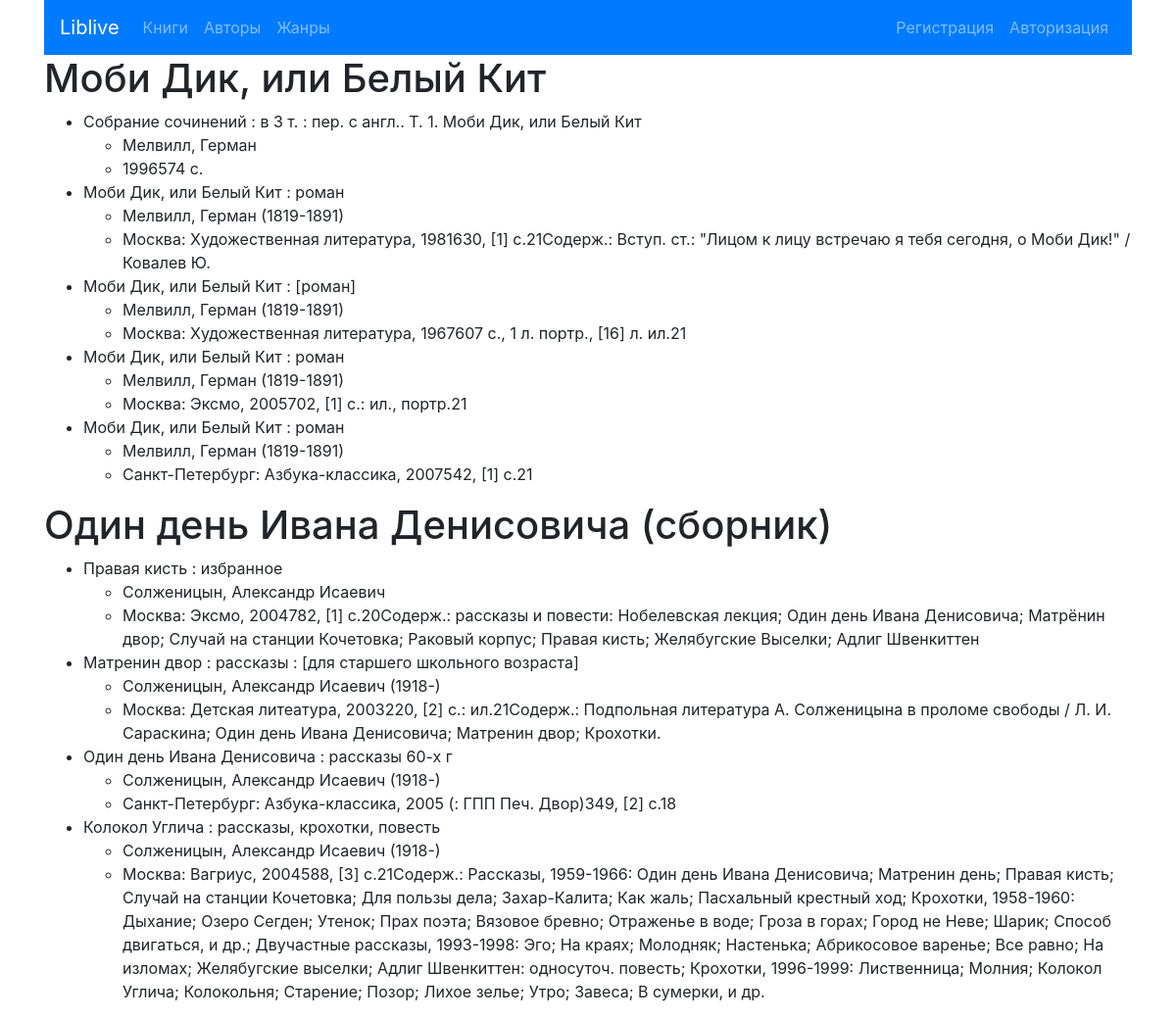
The page /lib/ on the database as committed earlier.
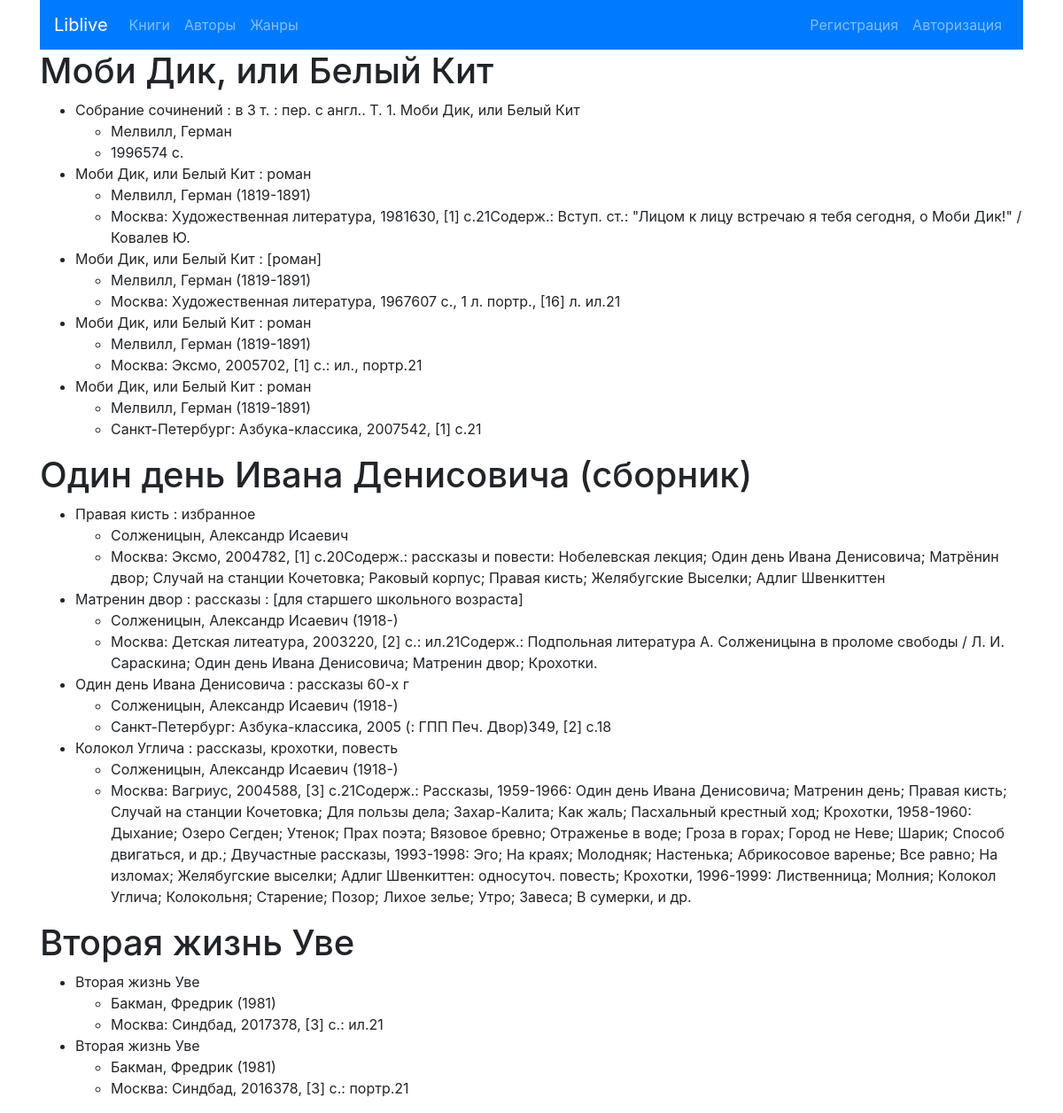
The same page on the database as committed later.
### liv/models.py (models this page shows, shortened)
class BookFromLivelib(models.Model):
    link = models.CharField(max_length=200)
    title = models.CharField(max_length=200)
    author = models.ForeignKey(Author, on_delete=models.CASCADE)
    tags = models.ManyToManyField(Genre)
    cover = models.CharField(max_length=200)
    rating = models.FloatField()
    description = models.TextField()
    user = models.ForeignKey(User, on_delete=models.CASCADE)

class ActualBook(models.Model):
    author = models.CharField(max_length=200)
    title = models.CharField(max_length=200)
    notes = models.TextField()
    key = models.ForeignKey(BookFromLivelib, on_delete=models.CASCADE)
    user = models.ForeignKey(User, on_delete=models.CASCADE)

### liv/views.py (the view)
# urls.py: path('lib/', views.LibView.as_view(), name='libview'),
class LibView(generic.ListView):
    template_name = 'liv/lib.html'
    context_object_name = 'list_of_books'
    def get_queryset(self):
        return BookFromLivelib.objects.all()

### liv/templates/liv/lib.html
{% extends 'liv/base.html' %}
{% block content %}
    {% for book in list_of_books %}
        {% if book.actualbook_set.all %}
            <h1>{{ book.title}}</h1>
            <ul>
                {% for lib in book.actualbook_set.all %}
                    <li>{{ lib.title }}</li>
                    <ul>
                        <li>{{ lib.author }}</li>
                        <li>{{ lib.notes }}</li>
                    </ul>
                {% endfor %}
            </ul>
        {% endif %}
    {% endfor %}
{% endblock %}

### liv/templates/liv/base.html (shortened to what this page needs)
{% load static %}
<!doctype html>
<html>
<head>
    <link rel="stylesheet" href="https://stackpath.bootstrapcdn.com/bootstrap/4.2.1/css/bootstrap.min.css">
    <link rel="stylesheet" href="text/css" href="{% static 'liv/main.css' %}">
</head>
<body>
    <div class="container">
        <nav class="navbar navbar-expand-md navbar-dark bg-primary">
            <a class="navbar-brand" href="{% url 'liv:index' %}">Liblive</a>
            <div class="navbar-collapse collapse" id="collapsingNavbar">
                <ul class="navbar-nav">
                    <li class="nav-item">
                        <a class="nav-link" href="{% url 'liv:books' %}">Книги</a>
                    </li>
                    <li class="nav-item">
                        <a class="nav-link" href="{% url 'liv:authors' %}">Авторы</a>
                    </li>
                    <li class="nav-item">
                        <a class="nav-link" href="{% url 'liv:genres' %}">Жанры</a>
                    </li>
                </ul>
                <ul class="navbar-nav ml-auto">
                    {% if user.is_authenticated %}
                    <li class="nav-item">
                        <a class="nav-link" href="{% url 'users:profile' %}">Профиль</a>
                    </li>
                    <li class="nav-item">
                        <a class="nav-link" href="{% url 'users:logout' %}">Выйти</a>
                    </li>
                    {% else %}
                    <li class="nav-item">
                        <a class="nav-link" href="{% url 'users:register' %}" >Регистрация</a>
                    </li>
                    <li class="nav-item">
                        <a class="nav-link" href="{% url 'users:login' %}"">Авторизация</a>
                    </li>
                    {% endif %}
                </ul>
            </div>
        </nav>
    </div>
    <div class="container">
        {% block content %}
        {% endblock %}
    </div>
  </body>
</html>

Rows that differ between the two databases and show on the page:
added BookFromLivelib: title "Вторая жизнь Уве"
added ActualBook: title "Вторая жизнь Уве", author "Бакман, Фредрик (1981)", notes "Москва: Синдбад, 2017378, [3] с.: ил.21"
added ActualBook: title "Вторая жизнь Уве", author "Бакман, Фредрик (1981)", notes "Москва: Синдбад, 2016378, [3] с.: портр.21"
